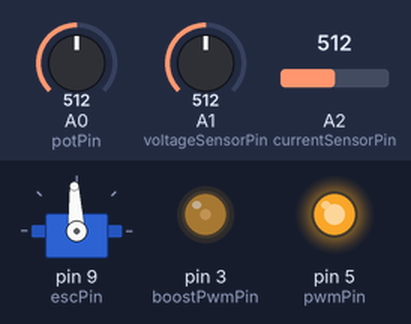
This sketch was run on a simulated Arduino Uno, built with avr-gcc and run on an emulated ATmega328P. On the bench: servo, output pins drawn as LEDs (lit = HIGH). Inputs (shaded band) come from the test bench; at power-on: A2 (currentSensorPin) = 512, A0 (potPin) = 512, A1 (voltageSensorPin) = 512.

Above: at 5.8 s.
5.9 s: A2 (currentSensorPin) set to 428
11.9 s: A2 (currentSensorPin) set to 402
At 15.2 s:
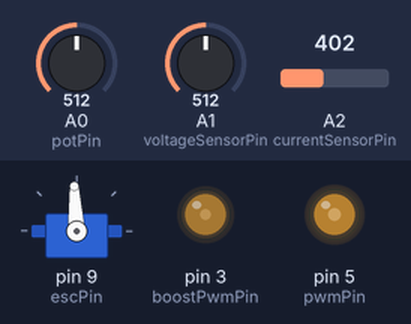
17.9 s: A0 (potPin) set to 122
At 19.0 s:
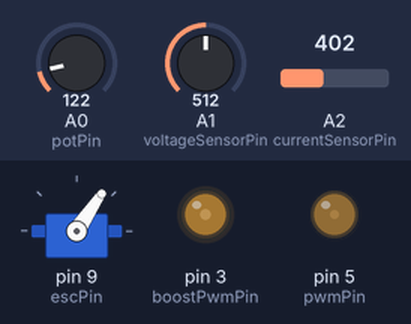
23.9 s: A1 (voltageSensorPin) set to 376
29.9 s: A1 (voltageSensorPin) set to 352
At 30.3 s:
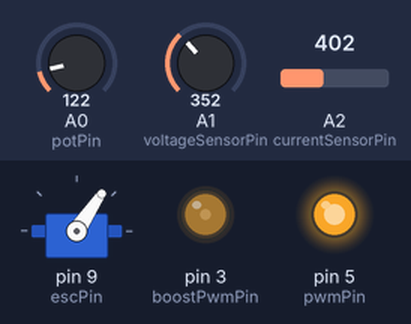
35.9 s: A1 (voltageSensorPin) set to 510
Timing chart, 0 to 42.9 s (numbered marks = the images above; inputs shaded):
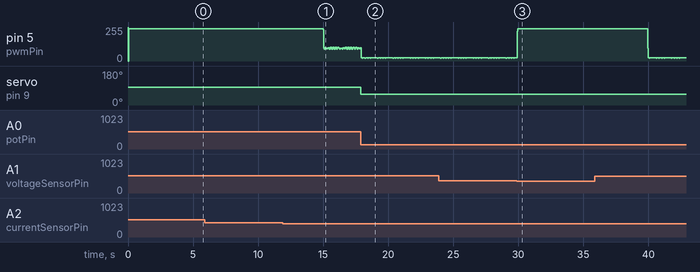

The sketch:

mini_project.ino
```cpp
#include <Servo.h>  // Servo control

const int potPin = A0;               // Potentiometer
const int pwmPin = 5;                // Buck control pin
const int selectionPin = 2;          // Relay/manual switch input
const int boostPwmPin = 3;           // Boost PWM pin (OC2B)
const int escPin = 9;                // ESC signal
const int voltageSensorPin = A1;     // Voltage sensor input
const int currentSensorPin = A2;     // Current sensor input

Servo esc;  // ESC object

void setup() {
  Serial.begin(9600);  // Serial monitor
  pinMode(pwmPin, OUTPUT);
  pinMode(selectionPin, INPUT);
  pinMode(boostPwmPin, OUTPUT);

  TCCR2A = _BV(COM2B1) | _BV(WGM21) | _BV(WGM20);  // Fast PWM
  TCCR2B = _BV(WGM22) | _BV(CS20);                 // No prescaler
  OCR2A = 159;  // 100kHz
  OCR2B = 40;   // 25% duty cycle

  esc.attach(escPin);  // ESC setup
}

void loop() {
  int rawVoltage = analogRead(voltageSensorPin);  // Read voltage sensor
  float voltage = rawVoltage * (5.0 / 1023.0);     // Convert to volts

  int rawCurrent = analogRead(currentSensorPin);  // Read current sensor
  float current = rawCurrent * (5.0 / 1023.0);     // Convert to amps

  int potValue = analogRead(potPin);  // Read potentiometer
  int escSpeed = map(potValue, 0, 1023, 1000, 2000);
  esc.writeMicroseconds(escSpeed);  // Control ESC

  if (voltage < 1.8 || current > 2.0) {  // Boost condition
    for (int i = 0; i < 500; i++) {
      digitalWrite(pwmPin, HIGH);
      delayMicroseconds(9500);
      digitalWrite(pwmPin, LOW);
      delayMicroseconds(500);
    }
  } else {  // Buck condition
    int onTime = map(potValue, 0, 1023, 1, 8);     // ON time in milliseconds
    int offTime = 10 - onTime;                    // OFF time in milliseconds

    digitalWrite(pwmPin, HIGH);
    delay(onTime);
    digitalWrite(pwmPin, LOW);
    delay(offTime);
  }
}
```

Measured:
- the behaviour switches between 410 and 409 on A2 (currentSensorPin) (found by bisection; images 0 and 1)
- the behaviour switches between 369 and 368 on A1 (voltageSensorPin) (found by bisection; images 2 and 3)
- after the input at 5.9 s, every drawn part: stays the same
- after the input at 17.9 s, servo on pin 9 (escPin): 93° → 56° at once
